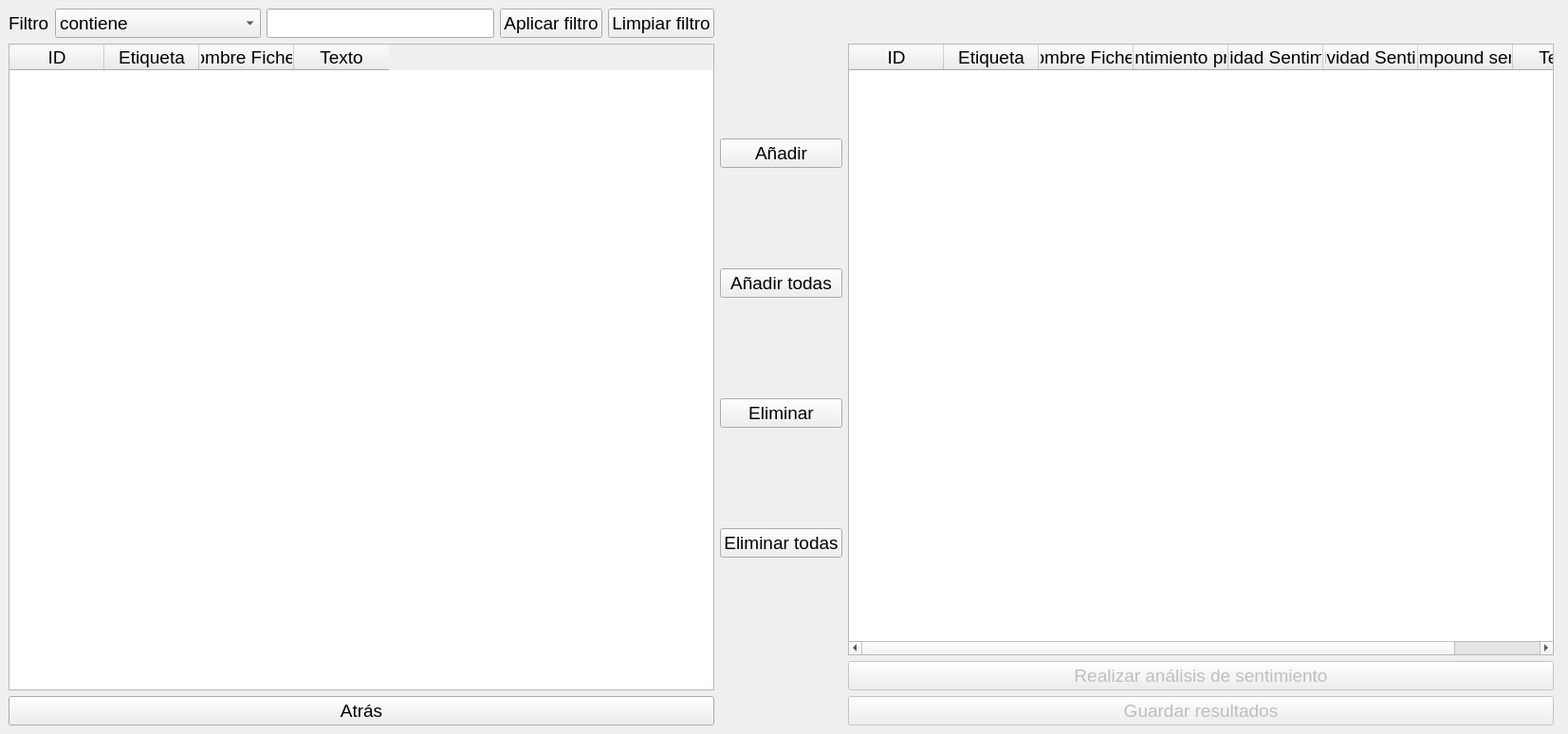
<?xml version="1.0" encoding="UTF-8"?>
<ui version="4.0">
 <class>MainWindow</class>
 <widget class="QMainWindow" name="MainWindow">
  <property name="geometry">
   <rect>
    <x>0</x>
    <y>0</y>
    <width>1653</width>
    <height>774</height>
   </rect>
  </property>
  <property name="font">
   <font>
    <pointsize>14</pointsize>
   </font>
  </property>
  <property name="windowTitle">
   <string>Análisis de sentimiento</string>
  </property>
  <widget class="QWidget" name="centralwidget">
   <layout class="QGridLayout" name="gridLayout">
    <item row="1" column="7">
     <widget class="QWidget" name="widget_resultados" native="true"/>
    </item>
    <item row="1" column="6">
     <widget class="QTableWidget" name="tableWidget_reviews_to_analize">
      <property name="font">
       <font>
        <pointsize>14</pointsize>
       </font>
      </property>
      <property name="editTriggers">
       <set>QAbstractItemView::NoEditTriggers</set>
      </property>
      <property name="selectionBehavior">
       <enum>QAbstractItemView::SelectRows</enum>
      </property>
      <column>
       <property name="text">
        <string>ID</string>
       </property>
      </column>
      <column>
       <property name="text">
        <string>Etiqueta</string>
       </property>
      </column>
      <column>
       <property name="text">
        <string>Nombre Fichero</string>
       </property>
      </column>
      <column>
       <property name="text">
        <string>Sentimiento pred</string>
       </property>
      </column>
      <column>
       <property name="text">
        <string>Polaridad Sentimiento</string>
       </property>
      </column>
      <column>
       <property name="text">
        <string>Subjetividad Sentimiento</string>
       </property>
      </column>
      <column>
       <property name="text">
        <string>Valor Compound sentimiento</string>
       </property>
      </column>
      <column>
       <property name="text">
        <string>Texto</string>
       </property>
      </column>
     </widget>
    </item>
    <item row="0" column="0">
     <layout class="QHBoxLayout" name="horizontalLayout">
      <item>
       <widget class="QLabel" name="label_filtro">
        <property name="font">
         <font>
          <pointsize>14</pointsize>
         </font>
        </property>
        <property name="text">
         <string>Filtro</string>
        </property>
       </widget>
      </item>
      <item>
       <widget class="QComboBox" name="comboBox_filtro">
        <item>
         <property name="text">
          <string>contiene</string>
         </property>
        </item>
        <item>
         <property name="text">
          <string>no contiene</string>
         </property>
        </item>
        <item>
         <property name="text">
          <string>acaba en</string>
         </property>
        </item>
        <item>
         <property name="text">
          <string>no acaba en</string>
         </property>
        </item>
        <item>
         <property name="text">
          <string>coinciden minMAYUS</string>
         </property>
        </item>
        <item>
         <property name="text">
          <string>coincide exacto</string>
         </property>
        </item>
        <item>
         <property name="text">
          <string>empieza por</string>
         </property>
        </item>
       </widget>
      </item>
      <item>
       <widget class="QLineEdit" name="lineEdit_filtro"/>
      </item>
      <item>
       <widget class="QPushButton" name="pushButton_applyfilter">
        <property name="font">
         <font>
          <pointsize>14</pointsize>
         </font>
        </property>
        <property name="text">
         <string>Aplicar filtro</string>
        </property>
       </widget>
      </item>
      <item>
       <widget class="QPushButton" name="pushButton_cleanfilter">
        <property name="text">
         <string>Limpiar filtro</string>
        </property>
       </widget>
      </item>
     </layout>
    </item>
    <item row="2" column="6">
     <widget class="QPushButton" name="pushButton_Analizar">
      <property name="enabled">
       <bool>false</bool>
      </property>
      <property name="font">
       <font>
        <pointsize>14</pointsize>
       </font>
      </property>
      <property name="text">
       <string>Realizar análisis de sentimiento</string>
      </property>
     </widget>
    </item>
    <item row="1" column="1">
     <layout class="QVBoxLayout" name="verticalLayout">
      <item>
       <widget class="QPushButton" name="pushButton_add">
        <property name="font">
         <font>
          <pointsize>14</pointsize>
         </font>
        </property>
        <property name="text">
         <string>Añadir</string>
        </property>
       </widget>
      </item>
      <item>
       <widget class="QPushButton" name="pushButton_addall">
        <property name="font">
         <font>
          <pointsize>14</pointsize>
         </font>
        </property>
        <property name="text">
         <string>Añadir todas</string>
        </property>
       </widget>
      </item>
      <item>
       <widget class="QPushButton" name="pushButton_remove">
        <property name="font">
         <font>
          <pointsize>14</pointsize>
         </font>
        </property>
        <property name="text">
         <string>Eliminar</string>
        </property>
       </widget>
      </item>
      <item>
       <widget class="QPushButton" name="pushButton_removeall">
        <property name="font">
         <font>
          <pointsize>14</pointsize>
         </font>
        </property>
        <property name="text">
         <string>Eliminar todas</string>
        </property>
       </widget>
      </item>
     </layout>
    </item>
    <item row="3" column="6">
     <widget class="QPushButton" name="pushButton_guardar_resultados">
      <property name="enabled">
       <bool>false</bool>
      </property>
      <property name="font">
       <font>
        <pointsize>14</pointsize>
       </font>
      </property>
      <property name="text">
       <string>Guardar resultados</string>
      </property>
     </widget>
    </item>
    <item row="3" column="0">
     <widget class="QPushButton" name="pushButton_back">
      <property name="font">
       <font>
        <pointsize>14</pointsize>
       </font>
      </property>
      <property name="text">
       <string>Atrás</string>
      </property>
     </widget>
    </item>
    <item row="1" column="0" rowspan="2">
     <widget class="QTableWidget" name="tableWidget_reviews">
      <property name="font">
       <font>
        <pointsize>14</pointsize>
       </font>
      </property>
      <property name="editTriggers">
       <set>QAbstractItemView::NoEditTriggers</set>
      </property>
      <property name="selectionBehavior">
       <enum>QAbstractItemView::SelectRows</enum>
      </property>
      <column>
       <property name="text">
        <string>ID</string>
       </property>
      </column>
      <column>
       <property name="text">
        <string>Etiqueta</string>
       </property>
      </column>
      <column>
       <property name="text">
        <string>Nombre Fichero</string>
       </property>
      </column>
      <column>
       <property name="text">
        <string>Texto</string>
       </property>
      </column>
     </widget>
    </item>
   </layout>
  </widget>
 </widget>
 <resources/>
 <connections/>
</ui>
